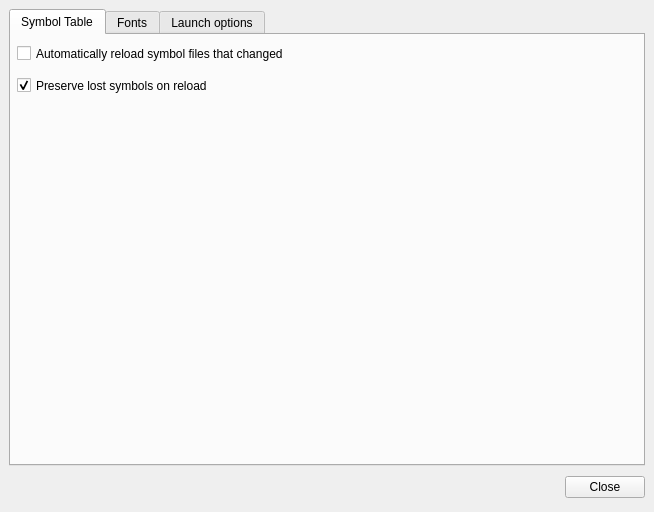
<?xml version="1.0" encoding="UTF-8"?>
<ui version="4.0">
 <class>PreferencesDialog</class>
 <widget class="QDialog" name="PreferencesDialog">
  <property name="geometry">
   <rect>
    <x>0</x>
    <y>0</y>
    <width>654</width>
    <height>512</height>
   </rect>
  </property>
  <property name="windowTitle">
   <string>Preferences</string>
  </property>
  <layout class="QVBoxLayout">
   <property name="spacing">
    <number>6</number>
   </property>
   <property name="margin" stdset="0">
    <number>9</number>
   </property>
   <item>
    <widget class="QTabWidget" name="tabWidget" >
     <widget class="QWidget" name="tabSym" >
      <attribute name="title" >
       <string>Symbol Table</string>
      </attribute>
      <widget class="QCheckBox" name="cbAutoReloadSymbols" >
       <property name="geometry">
        <rect>
         <x>6</x>
         <y>6</y>
         <width>342</width>
         <height>25</height>
        </rect>
       </property>
       <property name="text" >
        <string>Automatically reload symbol files that changed</string>
       </property>
       <property name="checked" >
        <bool>false</bool>
       </property>
      </widget>
      <widget class="QCheckBox" name="cbPreserveLostSymbols" >
       <property name="geometry">
        <rect>
         <x>6</x>
         <y>38</y>
         <width>242</width>
         <height>25</height>
        </rect>
       </property>
       <property name="text" >
        <string>Preserve lost symbols on reload</string>
       </property>
       <property name="checked" >
        <bool>true</bool>
       </property>
      </widget>
     </widget>
     <widget class="QWidget" name="tabFonts" >
      <attribute name="title" >
       <string>Fonts</string>
      </attribute>
      <layout class="QHBoxLayout">
       <property name="spacing">
        <number>6</number>
       </property>
       <property name="margin" stdset="0">
        <number>9</number>
       </property>
       <item>
        <widget class="QListWidget" name="listFonts">
         <property name="selectionBehavior">
          <enum>QAbstractItemView::SelectRows</enum>
         </property>
        </widget>
       </item>
       <item>
        <layout class="QVBoxLayout">
         <property name="spacing">
          <number>6</number>
         </property>
         <property name="margin" stdset="0">
          <number>0</number>
         </property>
         <item>
          <layout class="QVBoxLayout">
           <property name="spacing">
            <number>6</number>
           </property>
           <property name="margin" stdset="0">
            <number>0</number>
           </property>
           <item>
            <widget class="QRadioButton" name="rbUseAppFont">
             <property name="enabled">
              <bool>false</bool>
             </property>
             <property name="text">
              <string/>
             </property>
            </widget>
           </item>
           <item>
            <widget class="QRadioButton" name="rbUseFixedFont">
             <property name="enabled">
              <bool>false</bool>
             </property>
             <property name="text">
              <string>Use default fixed font</string>
             </property>
            </widget>
           </item>
           <item>
            <widget class="QRadioButton" name="rbUseCustomFont">
             <property name="enabled">
              <bool>false</bool>
             </property>
             <property name="text">
              <string>Use custom font</string>
             </property>
            </widget>
           </item>
          </layout>
         </item>
         <item>
          <layout class="QVBoxLayout">
           <property name="spacing">
            <number>6</number>
           </property>
           <property name="margin" stdset="0">
            <number>0</number>
           </property>
           <item>
            <widget class="QLabel" name="lblPreview">
             <property name="sizePolicy">
              <sizepolicy hsizetype="Expanding" vsizetype="Fixed">
               <horstretch>0</horstretch>
               <verstretch>0</verstretch>
              </sizepolicy>
             </property>
             <property name="minimumSize">
              <size>
               <width>0</width>
               <height>80</height>
              </size>
             </property>
             <property name="frameShape">
              <enum>QFrame::WinPanel</enum>
             </property>
             <property name="frameShadow">
              <enum>QFrame::Sunken</enum>
             </property>
             <property name="text">
              <string>openMSX debugger!</string>
             </property>
            </widget>
           </item>
           <item>
            <widget class="QPushButton" name="btnSelectFont">
             <property name="enabled">
              <bool>false</bool>
             </property>
             <property name="text">
              <string>Select custom font</string>
             </property>
            </widget>
           </item>
           <item>
            <widget class="QPushButton" name="btnFontColor">
             <property name="text">
              <string>Select font color</string>
             </property>
            </widget>
           </item>
           <item>
            <spacer>
             <property name="orientation">
              <enum>Qt::Vertical</enum>
             </property>
             <property name="sizeHint" stdset="0">
              <size>
               <width>20</width>
               <height>40</height>
              </size>
             </property>
            </spacer>
           </item>
          </layout>
         </item>
        </layout>
       </item>
      </layout>
     </widget>
     <widget class="QWidget" name="tab">
      <attribute name="title">
       <string>Launch options</string>
      </attribute>
      <layout class="QVBoxLayout" name="verticalLayout_2">
       <item>
        <widget class="QGroupBox" name="groupBox">
         <property name="title">
          <string>Workspaces at startup</string>
         </property>
         <layout class="QVBoxLayout" name="verticalLayout">
          <item>
           <widget class="QRadioButton" name="rbFirstTimeUser">
            <property name="text">
             <string>First Time User</string>
            </property>
           </widget>
          </item>
          <item>
           <widget class="QRadioButton" name="rbDefaultWorkspaces">
            <property name="text">
             <string>Create the default workspaces</string>
            </property>
            <property name="checked">
             <bool>true</bool>
            </property>
           </widget>
          </item>
          <item>
           <layout class="QHBoxLayout" name="horizontalLayout">
            <item>
             <widget class="QRadioButton" name="rbLayoutFromFile">
              <property name="text">
               <string>Load from file</string>
              </property>
             </widget>
            </item>
            <item>
             <widget class="QLineEdit" name="leFileName"/>
            </item>
            <item>
             <widget class="QPushButton" name="btnBrowseLayout">
              <property name="text">
               <string>Br&amp;owse...</string>
              </property>
             </widget>
            </item>
           </layout>
          </item>
          <item>
           <layout class="QHBoxLayout" name="horizontalLayout_2">
            <item>
             <spacer name="horizontalSpacer">
              <property name="orientation">
               <enum>Qt::Horizontal</enum>
              </property>
              <property name="sizeHint" stdset="0">
               <size>
                <width>40</width>
                <height>20</height>
               </size>
              </property>
             </spacer>
            </item>
            <item>
             <widget class="QPushButton" name="btnSaveLayout">
              <property name="text">
               <string>Overwrite with current layout...</string>
              </property>
             </widget>
            </item>
           </layout>
          </item>
         </layout>
        </widget>
       </item>
       <item>
        <widget class="QGroupBox" name="groupBox_2">
         <property name="title">
          <string>OpenMSX connection</string>
         </property>
         <layout class="QVBoxLayout" name="verticalLayout_3">
          <item>
           <widget class="QCheckBox" name="cbAutoconnect">
            <property name="text">
             <string>Autoconnect at startup</string>
            </property>
            <property name="checked">
             <bool>true</bool>
            </property>
           </widget>
          </item>
          <item>
           <widget class="QCheckBox" name="cbStartIfNoConnection">
            <property name="enabled">
             <bool>true</bool>
            </property>
            <property name="text">
             <string>Start openMSX if no connection available at startup</string>
            </property>
           </widget>
          </item>
          <item>
           <widget class="QFrame" name="frameCLI">
            <property name="frameShape">
             <enum>QFrame::NoFrame</enum>
            </property>
            <property name="frameShadow">
             <enum>QFrame::Raised</enum>
            </property>
            <layout class="QFormLayout" name="formLayout">
             <item row="1" column="1">
              <widget class="QLineEdit" name="leOpenMSXbin"/>
             </item>
             <item row="3" column="1">
              <layout class="QHBoxLayout" name="horizontalLayout_3">
               <item>
                <widget class="QLabel" name="labelCLI">
                 <property name="sizePolicy">
                  <sizepolicy hsizetype="Expanding" vsizetype="Preferred">
                   <horstretch>0</horstretch>
                   <verstretch>0</verstretch>
                  </sizepolicy>
                 </property>
                 <property name="font">
                  <font>
                   <italic>true</italic>
                  </font>
                 </property>
                 <property name="text">
                  <string>Command Line to start openMSX</string>
                 </property>
                </widget>
               </item>
               <item>
                <widget class="QPushButton" name="pbTestCLI">
                 <property name="text">
                  <string>Test commandline</string>
                 </property>
                </widget>
               </item>
              </layout>
             </item>
             <item row="1" column="0">
              <widget class="QLabel" name="label_2">
               <property name="text">
                <string>openMSX binary</string>
               </property>
              </widget>
             </item>
             <item row="2" column="1">
              <widget class="QLineEdit" name="leOpenMSXargs">
               <property name="toolTip">
                <string>DO NOT USE FILENAMES WITH SPACES!
There is no way to enter those correctly at the moment</string>
               </property>
              </widget>
             </item>
             <item row="2" column="0">
              <widget class="QLabel" name="label_3">
               <property name="text">
                <string>options</string>
               </property>
              </widget>
             </item>
             <item row="3" column="0">
              <widget class="QLabel" name="label_4">
               <property name="sizePolicy">
                <sizepolicy hsizetype="Expanding" vsizetype="Preferred">
                 <horstretch>0</horstretch>
                 <verstretch>0</verstretch>
                </sizepolicy>
               </property>
               <property name="text">
                <string>command:</string>
               </property>
              </widget>
             </item>
            </layout>
           </widget>
          </item>
         </layout>
        </widget>
       </item>
       <item>
        <spacer name="verticalSpacer">
         <property name="orientation">
          <enum>Qt::Vertical</enum>
         </property>
         <property name="sizeHint" stdset="0">
          <size>
           <width>20</width>
           <height>237</height>
          </size>
         </property>
        </spacer>
       </item>
      </layout>
     </widget>
    </widget>
   </item>
   <item>
    <layout class="QHBoxLayout">
     <property name="spacing">
      <number>6</number>
     </property>
     <property name="margin" stdset="0">
      <number>0</number>
     </property>
     <item>
      <spacer>
       <property name="orientation">
        <enum>Qt::Horizontal</enum>
       </property>
       <property name="sizeHint" stdset="0">
        <size>
         <width>131</width>
         <height>31</height>
        </size>
       </property>
      </spacer>
     </item>
     <item>
      <widget class="QPushButton" name="okButton">
       <property name="text">
        <string>Close</string>
       </property>
      </widget>
     </item>
    </layout>
   </item>
  </layout>
 </widget>
 <resources/>
 <connections>
  <connection>
   <sender>okButton</sender>
   <signal>clicked()</signal>
   <receiver>PreferencesDialog</receiver>
   <slot>accept()</slot>
   <hints>
    <hint type="sourcelabel">
     <x>278</x>
     <y>253</y>
    </hint>
    <hint type="destinationlabel">
     <x>96</x>
     <y>254</y>
    </hint>
   </hints>
  </connection>
  <connection>
   <sender>cbAutoconnect</sender>
   <signal>toggled(bool)</signal>
   <receiver>cbStartIfNoConnection</receiver>
   <slot>setEnabled(bool)</slot>
   <hints>
    <hint type="sourcelabel">
     <x>326</x>
     <y>258</y>
    </hint>
    <hint type="destinationlabel">
     <x>326</x>
     <y>287</y>
    </hint>
   </hints>
  </connection>
  <connection>
   <sender>cbAutoconnect</sender>
   <signal>toggled(bool)</signal>
   <receiver>frameCLI</receiver>
   <slot>setEnabled(bool)</slot>
   <hints>
    <hint type="sourcelabel">
     <x>326</x>
     <y>258</y>
    </hint>
    <hint type="destinationlabel">
     <x>326</x>
     <y>333</y>
    </hint>
   </hints>
  </connection>
 </connections>
</ui>
